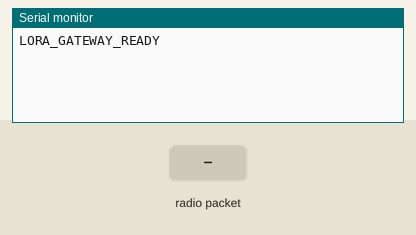
Bench run of a program on a simulated ESP32. Parts: the last lines printed to the serial monitor. The test bench sets the inputs (shaded band). No radio packets arrive unless stated.

Above: at 1.5 s.
1.6 s: radio packet "1" arrives
At 2.8 s:
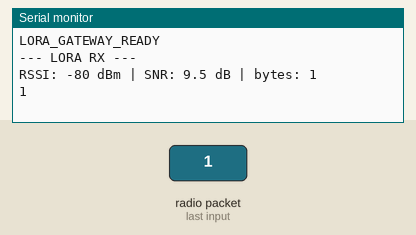
3.1 s: radio packet "0" arrives
At 4.2 s:
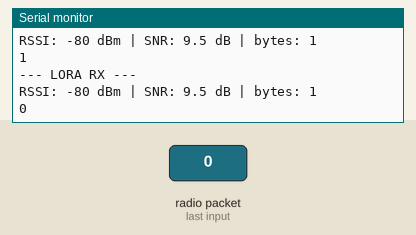
4.6 s: radio packet "2" arrives
At 5.4 s:
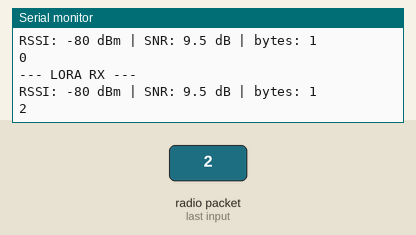

Measured:
- after the input at 1.6 s, the serial monitor: prints a new line at once (image 1)
- after the input at 3.1 s, the serial monitor: prints a new line at once (image 2)
- after the input at 4.6 s, the serial monitor: prints a new line at once (image 3)

The program:

main.cpp
```cpp
#include <Arduino.h>
#include <SPI.h>
#include <LoRa.h>

#ifndef LORA_SCK_PIN
#error "Define LORA_SCK_PIN in platformio.ini"
#endif
#ifndef LORA_MISO_PIN
#error "Define LORA_MISO_PIN in platformio.ini"
#endif
#ifndef LORA_MOSI_PIN
#error "Define LORA_MOSI_PIN in platformio.ini"
#endif
#ifndef LORA_CS_PIN
#error "Define LORA_CS_PIN in platformio.ini"
#endif
#ifndef LORA_RESET_PIN
#error "Define LORA_RESET_PIN in platformio.ini"
#endif
#ifndef LORA_DIO0_PIN
#error "Define LORA_DIO0_PIN in platformio.ini"
#endif
#ifndef LORA_FREQUENCY_HZ
#error "Define an authorised LORA_FREQUENCY_HZ for your region"
#endif

void setup() {
  Serial.begin(115200);
  delay(300);
  SPI.begin(LORA_SCK_PIN, LORA_MISO_PIN, LORA_MOSI_PIN, LORA_CS_PIN);
  LoRa.setPins(LORA_CS_PIN, LORA_RESET_PIN, LORA_DIO0_PIN);

  if (!LoRa.begin(static_cast<long>(LORA_FREQUENCY_HZ))) {
    Serial.println("ERRO: modulo LoRa nao encontrado; verificar SPI, reset, antena e frequencia.");
    while (true) delay(1000);
  }

  LoRa.enableCrc();
  LoRa.setSpreadingFactor(7);
  LoRa.setSignalBandwidth(125E3);
  LoRa.setCodingRate4(5);
  Serial.println("LORA_GATEWAY_READY");
}

void loop() {
  const int packetSize = LoRa.parsePacket();
  if (packetSize <= 0) return;

  String payload;
  payload.reserve(static_cast<unsigned int>(packetSize) + 1U);
  while (LoRa.available()) payload += static_cast<char>(LoRa.read());

  Serial.println("--- LORA RX ---");
  Serial.printf("RSSI: %d dBm | SNR: %.1f dB | bytes: %d\n",
                LoRa.packetRssi(), LoRa.packetSnr(), packetSize);
  Serial.println(payload);
}
```
